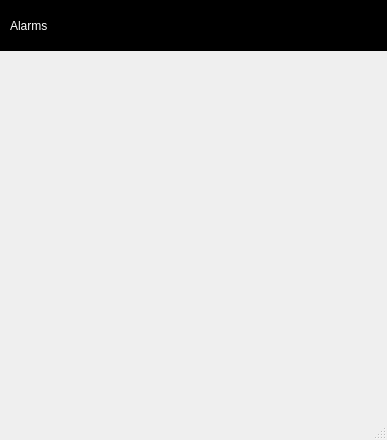
<?xml version="1.0" encoding="UTF-8"?>
<ui version="4.0">
 <class>MainWindowAlarmsConfig</class>
 <widget class="QMainWindow" name="MainWindowAlarmsConfig">
  <property name="geometry">
   <rect>
    <x>0</x>
    <y>0</y>
    <width>387</width>
    <height>440</height>
   </rect>
  </property>
  <property name="windowTitle">
   <string>MainWindow</string>
  </property>
  <widget class="QWidget" name="centralwidget">
   <widget class="QLabel" name="label">
    <property name="geometry">
     <rect>
      <x>-1</x>
      <y>0</y>
      <width>391</width>
      <height>51</height>
     </rect>
    </property>
    <property name="styleSheet">
     <string notr="true">background:black;</string>
    </property>
    <property name="text">
     <string/>
    </property>
   </widget>
   <widget class="QLabel" name="label_2">
    <property name="geometry">
     <rect>
      <x>230</x>
      <y>0</y>
      <width>161</width>
      <height>51</height>
     </rect>
    </property>
    <property name="text">
     <string/>
    </property>
    <property name="pixmap">
     <pixmap resource="images.qrc">:/logoGIBIC.png</pixmap>
    </property>
    <property name="scaledContents">
     <bool>true</bool>
    </property>
   </widget>
   <widget class="QLabel" name="label_3">
    <property name="geometry">
     <rect>
      <x>10</x>
      <y>10</y>
      <width>111</width>
      <height>31</height>
     </rect>
    </property>
    <property name="styleSheet">
     <string notr="true">color:white;
font: 25 24pt &quot;Helvetica Neue&quot;;</string>
    </property>
    <property name="text">
     <string>Alarms</string>
    </property>
   </widget>
  </widget>
  <widget class="QMenuBar" name="menubar">
   <property name="geometry">
    <rect>
     <x>0</x>
     <y>0</y>
     <width>387</width>
     <height>22</height>
    </rect>
   </property>
  </widget>
  <widget class="QStatusBar" name="statusbar"/>
 </widget>
 <resources>
  <include location="images.qrc"/>
 </resources>
 <connections/>
</ui>
